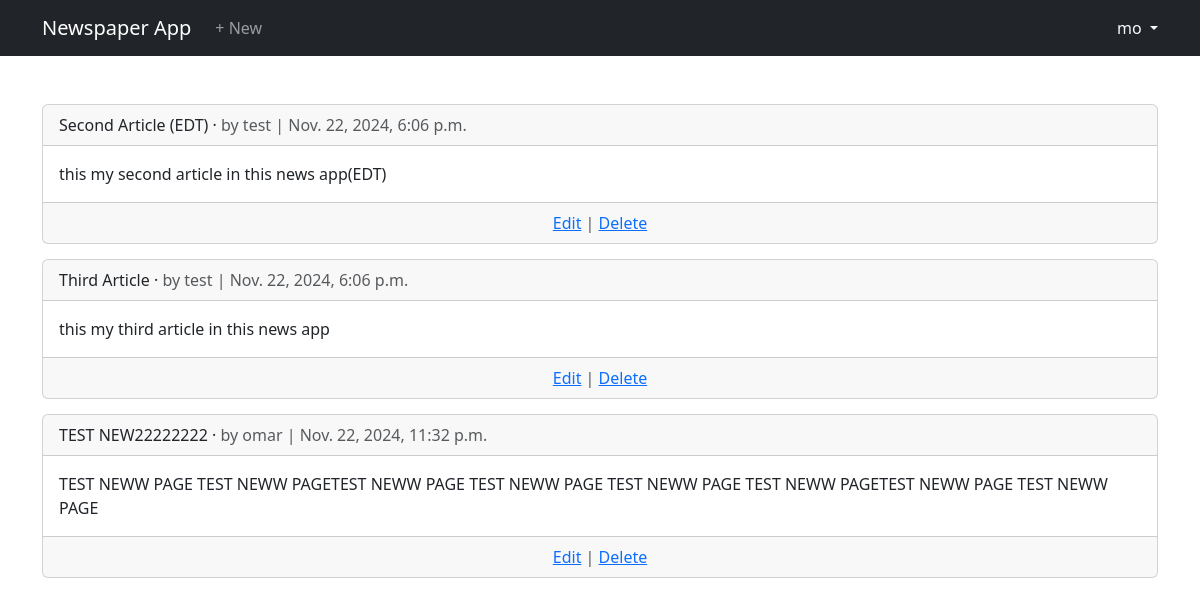
/articles/ (signed in), run on the app's committed database.
### accounts/models.py (models this page shows)
class CustomUser(AbstractUser):
    age = models.PositiveIntegerField(null=True, blank=True)

### articles/models.py (models this page shows, shortened)
class Article(models.Model):
    title = models.CharField(max_length=200)
    body = models.TextField()
    date = models.DateTimeField(auto_now_add=True)
    author = models.ForeignKey(
        settings.AUTH_USER_MODEL,
        on_delete=models.CASCADE,
    )

### articles/views.py (the view)
# urls.py: path("", ArticleListView.as_view(), name="article_list"),
class ArticleListView(LoginRequiredMixin, ListView):
    model = Article
    template_name = "article_list.html"

### templates/article_list.html (shortened to what this page needs)
{% extends "base.html" %}
{% block content %}
   {% for article in article_list %}
        <div class="card" style="margin-bottom: 15px;">
            <div class="card-header">
                <span class="font-weight-bold">{{article.title}}</span> &middot;
                <span class="text-muted">by {{article.author}} | {{article.date}}</span>
            </div>
            <div class="card-body">
                {{article.body}}
            </div>
            <div class="card-footer text-center text-muted">
                <a href="{% url 'article_edit' article.pk %}">Edit</a> |
                <a href="{% url 'article_delete' article.pk %}">Delete</a>
            </div>
        </div>
   {% endfor %}
{% endblock content %}

### templates/base.html (shortened to what this page needs)
<!DOCTYPE html>
<html lang="en">
  <head>
    <link
      href="https://cdn.jsdelivr.net/npm/bootstrap@5.3.0/dist/css/bootstrap.min.css"
      rel="stylesheet"
    />
  </head>
  <body>
    <nav class="navbar navbar-expand-lg navbar-dark bg-dark">
      <div class="container">
        <a class="navbar-brand" href="{% url 'article_list' %}">Newspaper App</a>
        <div class="collapse navbar-collapse" id="navbarNav">
          <ul class="navbar-nav me-auto">
          {% if user.is_authenticated %}
              <li class="nav-item">
                <a class="nav-link" href="{% url 'article_new' %}">+ New</a>
              </li>
            </ul>
            <div class="dropdown text-end">
              <a href="" class="d-block link link-light text-decoration-none dropdown-toggle" id="dropdownUser1" data-bs-toggle="dropdown" aria-expanded="false">
                {{ user.username }}
              </a>
            </div>
          {% else %}
          </ul>
          <div class="text-end">
            <a href="{% url 'login' %}" class="btn btn-outline-primary me-2">Login</a>
            <a href="{% url 'signup' %}" class="btn btn-primary">Signup</a>
          </div>
          {% endif %}
        </div>
      </div>
    </nav>
    <main class="container my-5">
      {% block content %}{% endblock %}
    </main>
  </body>
</html>

### data on the page
CustomUser: username "mo"
Article: title "Second Article (EDT)", author "test", date "Nov. 22, 2024, 6:06 p.m.", body "this my second article in this news app(EDT)"
Article: title "Third Article", author "test", date "Nov. 22, 2024, 6:06 p.m.", body "this my third article in this news app"
Article: title "TEST NEW22222222", author "omar", date "Nov. 22, 2024, 11:32 p.m.", body "TEST NEWW PAGE TEST NEWW PAGETEST NEWW PAGE TEST NEWW PAGE TEST NEWW PAGE TEST NEWW PAGETEST NEWW PAGE TEST NEWW PAGE"
